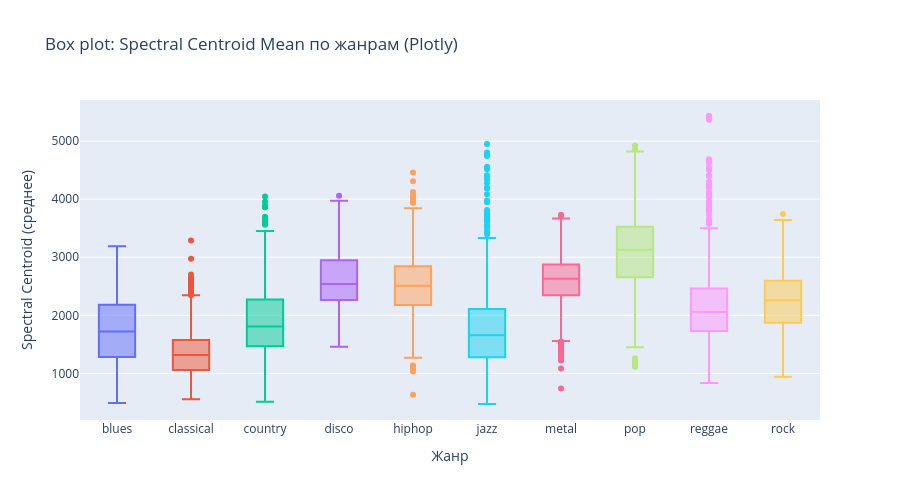

Notebook cell for this chart:
### Markdown cell above
### 6.3. Интерактивный Box plot

### Code cell
fig = px.box(
    df, x='label', y='spectral_centroid_mean',
    color='label',
    title='Box plot: Spectral Centroid Mean по жанрам (Plotly)',
    labels={'label': 'Жанр', 'spectral_centroid_mean': 'Spectral Centroid (среднее)'},
    points='outliers'
)
fig.update_layout(width=900, height=500, showlegend=False)
fig.show()

### Figure 1 — Plotly figure (JSON) as saved in the notebook; plotly's stock layout.template omitted (floating-point values rounded to 4 significant figures; data arrays with more than 128 entries replaced by an {"elided": "..."} marker saying what was removed)
{"data": [{"alignmentgroup": "True", "boxpoints": "outliers", "hovertemplate": "Жанр=%{x}<br>Spectral Centroid (среднее)=%{y}<extra></extra>", "legendgroup": "blues", "marker": {"color": "#636efa"}, "name": "blues", "notched": false, "offsetgroup": "blues", "orientation": "v", "showlegend": true, "type": "box", "x": {"elided": "1000 str values"}, "x0": " ", "xaxis": "x", "y": {"elided": "1000 float values"}, "y0": " ", "yaxis": "y"}, {"alignmentgroup": "True", "boxpoints": "outliers", "hovertemplate": "Жанр=%{x}<br>Spectral Centroid (среднее)=%{y}<extra></extra>", "legendgroup": "classical", "marker": {"color": "#EF553B"}, "name": "classical", "notched": false, "offsetgroup": "classical", "orientation": "v", "showlegend": true, "type": "box", "x": {"elided": "998 str values"}, "x0": " ", "xaxis": "x", "y": {"elided": "998 float values"}, "y0": " ", "yaxis": "y"}, {"alignmentgroup": "True", "boxpoints": "outliers", "hovertemplate": "Жанр=%{x}<br>Spectral Centroid (среднее)=%{y}<extra></extra>", "legendgroup": "country", "marker": {"color": "#00cc96"}, "name": "country", "notched": false, "offsetgroup": "country", "orientation": "v", "showlegend": true, "type": "box", "x": {"elided": "997 str values"}, "x0": " ", "xaxis": "x", "y": {"elided": "997 float values"}, "y0": " ", "yaxis": "y"}, {"alignmentgroup": "True", "boxpoints": "outliers", "hovertemplate": "Жанр=%{x}<br>Spectral Centroid (среднее)=%{y}<extra></extra>", "legendgroup": "disco", "marker": {"color": "#ab63fa"}, "name": "disco", "notched": false, "offsetgroup": "disco", "orientation": "v", "showlegend": true, "type": "box", "x": {"elided": "999 str values"}, "x0": " ", "xaxis": "x", "y": {"elided": "999 float values"}, "y0": " ", "yaxis": "y"}, {"alignmentgroup": "True", "boxpoints": "outliers", "hovertemplate": "Жанр=%{x}<br>Spectral Centroid (среднее)=%{y}<extra></extra>", "legendgroup": "hiphop", "marker": {"color": "#FFA15A"}, "name": "hiphop", "notched": false, "offsetgroup": "hiphop", "orientation": "v", "showlegend": true, "type": "box", "x": {"elided": "998 str values"}, "x0": " ", "xaxis": "x", "y": {"elided": "998 float values"}, "y0": " ", "yaxis": "y"}, {"alignmentgroup": "True", "boxpoints": "outliers", "hovertemplate": "Жанр=%{x}<br>Spectral Centroid (среднее)=%{y}<extra></extra>", "legendgroup": "jazz", "marker": {"color": "#19d3f3"}, "name": "jazz", "notched": false, "offsetgroup": "jazz", "orientation": "v", "showlegend": true, "type": "box", "x": {"elided": "1000 str values"}, "x0": " ", "xaxis": "x", "y": {"elided": "1000 float values"}, "y0": " ", "yaxis": "y"}, {"alignmentgroup": "True", "boxpoints": "outliers", "hovertemplate": "Жанр=%{x}<br>Spectral Centroid (среднее)=%{y}<extra></extra>", "legendgroup": "metal", "marker": {"color": "#FF6692"}, "name": "metal", "notched": false, "offsetgroup": "metal", "orientation": "v", "showlegend": true, "type": "box", "x": {"elided": "1000 str values"}, "x0": " ", "xaxis": "x", "y": {"elided": "1000 float values"}, "y0": " ", "yaxis": "y"}, {"alignmentgroup": "True", "boxpoints": "outliers", "hovertemplate": "Жанр=%{x}<br>Spectral Centroid (среднее)=%{y}<extra></extra>", "legendgroup": "pop", "marker": {"color": "#B6E880"}, "name": "pop", "notched": false, "offsetgroup": "pop", "orientation": "v", "showlegend": true, "type": "box", "x": {"elided": "1000 str values"}, "x0": " ", "xaxis": "x", "y": {"elided": "1000 float values"}, "y0": " ", "yaxis": "y"}, {"alignmentgroup": "True", "boxpoints": "outliers", "hovertemplate": "Жанр=%{x}<br>Spectral Centroid (среднее)=%{y}<extra></extra>", "legendgroup": "reggae", "marker": {"color": "#FF97FF"}, "name": "reggae", "notched": false, "offsetgroup": "reggae", "orientation": "v", "showlegend": true, "type": "box", "x": {"elided": "1000 str values"}, "x0": " ", "xaxis": "x", "y": {"elided": "1000 float values"}, "y0": " ", "yaxis": "y"}, {"alignmentgroup": "True", "boxpoints": "outliers", "hovertemplate": "Жанр=%{x}<br>Spectral Centroid (среднее)=%{y}<extra></extra>", "legendgroup": "rock", "marker": {"color": "#FECB52"}, "name": "rock", "notched": false, "offsetgroup": "rock", "orientation": "v", "showlegend": true, "type": "box", "x": {"elided": "998 str values"}, "x0": " ", "xaxis": "x", "y": {"elided": "998 float values"}, "y0": " ", "yaxis": "y"}], "layout": {"boxmode": "overlay", "height": 500, "legend": {"title": {"text": "Жанр"}, "tracegroupgap": 0}, "showlegend": false, "title": {"text": "Box plot: Spectral Centroid Mean по жанрам (Plotly)"}, "width": 900, "xaxis": {"anchor": "y", "categoryarray": ["blues", "classical", "country", "disco", "hiphop", "jazz", "metal", "pop", "reggae", "rock"], "categoryorder": "array", "domain": [0, 1], "title": {"text": "Жанр"}}, "yaxis": {"anchor": "x", "domain": [0, 1], "title": {"text": "Spectral Centroid (среднее)"}}}}
